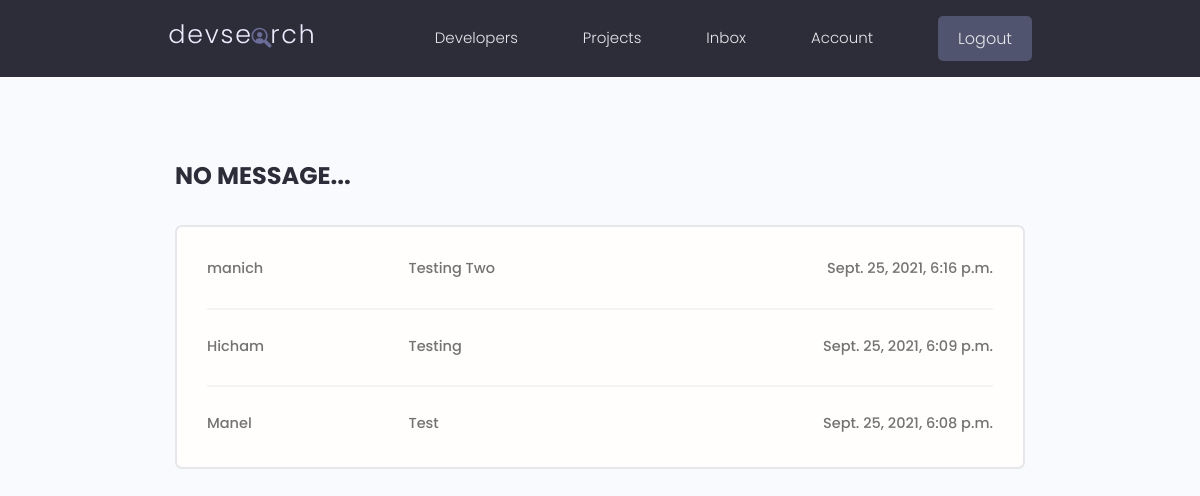
The page /inbox/ (signed in) on the database its author committed.
### users/models.py (models this page shows, shortened)
class Message(models.Model):
    sender = models.ForeignKey(Profile,on_delete=models.SET_NULL,null=True,blank=True)
    recipient = models.ForeignKey(Profile,on_delete=models.SET_NULL,null=True,blank=True,related_name="messages")
    name = models.CharField(max_length=200,null=True,blank=True)
    email = models.EmailField(max_length=200,null=True,blank=True)
    subject = models.CharField(max_length=200,null=True,blank=True)
    body = models.TextField()
    is_read = models.BooleanField(default=False,null=True)
    created = models.DateTimeField(auto_now_add=True)
    id = models.UUIDField(default=uuid.uuid4, unique=True,
                          primary_key=True, editable=False)
    class Meta:
        ordering = ['is_read','-created']

### users/views.py (the view)
# urls.py: path('inbox/',views.inbox,name='inbox'),
@login_required(login_url='login')
def inbox(request):
    profile = request.user.profile
    messageRequests = profile.messages.all()
    unreadCount = messageRequests.filter(is_read=False).count()
    context= {'messageRequests':messageRequests,'unreadCount':unreadCount}
    return render(request,'users/inbox.html',context)

### users/templates/users/inbox.html
{% extends 'main.html' %}
{% block content %}
<main class="inbox my-xl">
  <div class="content-box">
    {% if unreadCount > 0 %}
    <h3 class="inbox__title">New Messages(<span>{{unreadCount}}</span>)</h3>
    {% else %}
    <h3 class="inbox__title">No Message...</h3>
    {% endif %}
    {% if messageRequests.count > 0 %}
      <ul class="messages">
          {% for message in messageRequests %}
          {% if message.is_read %}
          <li class="message">
          {% else %}
          <li class="message message--unread">
          {% endif%}
          <a href="{% url 'message' message.id %}">
            <span class="message__author">{{message.name}}</span>
            <span class="message__subject">{{message.subject}}</span>
            <span class="message__date">{{message.created}}</span>
          </a>
        </li>
        {% endfor %}
      </ul>
      {% endif %}
    </div>
  </main>
{% endblock content %}

### static/styles/app.css (style rules this page uses)
:root { --color-sub: #2d2d39; }
.content-box { width: 95%; max-width: 85rem; margin: 0 auto; }
.inbox { height: 90vh; }
.inbox__title, .inbox__title span { font-size: 2.4rem; font-weight: 700; color: var(--color-sub); text-transform: uppercase; text-align: left; margin-bottom: 3rem; }
.messages { list-style: none; background: var(--color-white); padding: 0.5rem 3rem; border: 2px solid var(--color-light); border-radius: 0.7rem; }
.message { padding: 2.5rem 0; }
.message > a span { font-size: 1.45rem; font-weight: 500; }
.message:not(:last-child) { border-bottom: 2px solid var(--color-white-light); }
.message > a { display: flex; gap: 1rem; }
.message__author, .message__date { flex-basis: 25%; }
.message__subject { flex-basis: 50%; }
.message__date { text-align: right; }

### static/uikit/styles/modules/_variables.css (style rules this page uses)
:root { --color-main: #5aa5b9; --color-main-light: #e6faff; --color-sub: #3f4156; --color-sub-light: #51546e; --color-sub-lighter: #ededfd; --color-text: #737373; --color-gray: #8b8b8b; --color-light: #e5e7eb; --color-light-gray: #767676; --color-bg: #f8fafd; --color-white: #fffefd; --color-white-light: #f3f3f3; --color-success: #359e64; --color-success-bg: #def8e8; --color-error: #fc4b0b; --color-error-bg: #fff2ee; --font-base: 'Poppins', arial, helvetica, 'Segoe UI', roboto, ubuntu, sans-serif; --font-monospace: 'Fira Code', 'Courier New', courier, monospace; --font-regular: 300; --font-medium: 500; --font-bold: 700; --generic-shadow: 1px 1px 5px #00000010; --generic-transition: all 0.3s ease-in-out; }

### static/uikit/styles/modules/_base.css (style rules this page uses)
* { margin: 0; padding: 0; box-sizing: border-box; text-rendering: optimizeLegibility; color: inherit; font-size: inherit; }
html { font-size: 50%; }
@media only screen and (min-width: 480px) { html { font-size: 56.25%; } }
@media only screen and (min-width: 1200px) { html { font-size: 62.5%; } }
body { line-height: 1.6; font-weight: 400; font-size: 1.5rem; color: var(--color-text); background-color: var(--color-bg); min-height: 100vh; }

### static/uikit/styles/modules/_typography.css (style rules this page uses)
* { font-family: var(--font-base); }
h3 { font-size: 3.2rem; font-weight: var(--font-medium); }
p, span, strong { font-size: 1.6rem; color: var(--color-text); font-weight: var(--font-regular); }
a { padding-bottom: 2px; text-decoration: none; display: inline-block; color: var(--color-main); font-weight: var(--font-medium); }

### static/uikit/styles/modules/_utilities.css (style rules this page uses)
.my-xl { margin: 8rem auto; }

### rows shown on the page
Message: name "manich", subject "Testing Two", created "Sept. 25, 2021, 6:16 p.m."
Message: name "Hicham", subject "Testing", created "Sept. 25, 2021, 6:09 p.m."
Message: name "Manel", subject "Test", created "Sept. 25, 2021, 6:08 p.m."
